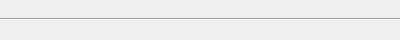
<?xml version="1.0" encoding="UTF-8"?>
<ui version="4.0">
 <class>Form</class>
 <widget class="QWidget" name="Form">
  <property name="geometry">
   <rect>
    <x>0</x>
    <y>0</y>
    <width>400</width>
    <height>40</height>
   </rect>
  </property>
  <property name="windowTitle">
   <string>Form</string>
  </property>
  <layout class="QVBoxLayout" name="verticalLayout">
   <property name="margin">
    <number>0</number>
   </property>
   <item>
    <widget class="Line" name="line_2">
     <property name="orientation">
      <enum>Qt::Horizontal</enum>
     </property>
    </widget>
   </item>
   <item>
    <layout class="QHBoxLayout" name="toolbarLinks"/>
   </item>
  </layout>
 </widget>
 <resources/>
 <connections/>
</ui>
